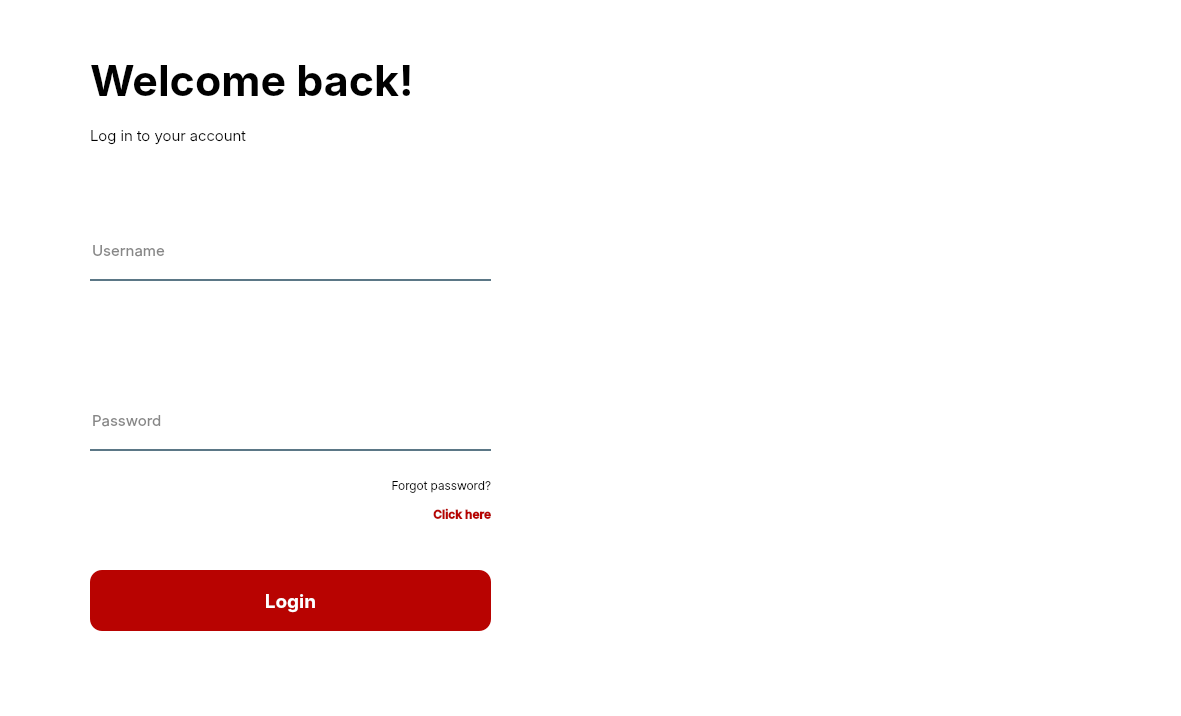
<?xml version="1.0" encoding="UTF-8"?>
<ui version="4.0">
 <class>MainWindow</class>
 <widget class="QMainWindow" name="MainWindow">
  <property name="geometry">
   <rect>
    <x>0</x>
    <y>0</y>
    <width>1181</width>
    <height>716</height>
   </rect>
  </property>
  <property name="font">
   <font>
    <family>Inter Black</family>
    <pointsize>10</pointsize>
    <weight>75</weight>
    <bold>true</bold>
   </font>
  </property>
  <property name="windowTitle">
   <string>  DRILAB</string>
  </property>
  <property name="windowIcon">
   <iconset resource="Icons/icons.qrc">
    <normaloff>:/Icons/icon sa babaw.png</normaloff>:/Icons/icon sa babaw.png</iconset>
  </property>
  <property name="styleSheet">
   <string notr="true">background-color: rgb(255, 255, 255);
</string>
  </property>
  <property name="animated">
   <bool>true</bool>
  </property>
  <property name="tabShape">
   <enum>QTabWidget::Rounded</enum>
  </property>
  <widget class="QWidget" name="centralwidget">
   <widget class="QLabel" name="label">
    <property name="geometry">
     <rect>
      <x>90</x>
      <y>50</y>
      <width>501</width>
      <height>61</height>
     </rect>
    </property>
    <property name="font">
     <font>
      <family>Inter</family>
      <pointsize>32</pointsize>
      <weight>75</weight>
      <bold>true</bold>
     </font>
    </property>
    <property name="text">
     <string>Welcome back!</string>
    </property>
   </widget>
   <widget class="QLabel" name="label_2">
    <property name="geometry">
     <rect>
      <x>90</x>
      <y>120</y>
      <width>261</width>
      <height>31</height>
     </rect>
    </property>
    <property name="font">
     <font>
      <family>Inter Light</family>
      <pointsize>11</pointsize>
      <weight>50</weight>
      <bold>false</bold>
     </font>
    </property>
    <property name="text">
     <string>Log in to your account</string>
    </property>
   </widget>
   <widget class="QLineEdit" name="lineEdit">
    <property name="geometry">
     <rect>
      <x>90</x>
      <y>230</y>
      <width>401</width>
      <height>51</height>
     </rect>
    </property>
    <property name="font">
     <font>
      <family>Inter</family>
      <pointsize>11</pointsize>
     </font>
    </property>
    <property name="styleSheet">
     <string notr="true">background-color:rgba(0,0,0,0);
border:none;
border-bottom:2px solid rgba(46,82,101,200);
color:rgba(0,0,0,240);
padding-bottom:8px;
</string>
    </property>
    <property name="placeholderText">
     <string>Username</string>
    </property>
   </widget>
   <widget class="QLineEdit" name="lineEdit_2">
    <property name="geometry">
     <rect>
      <x>90</x>
      <y>400</y>
      <width>401</width>
      <height>51</height>
     </rect>
    </property>
    <property name="font">
     <font>
      <family>Inter</family>
      <pointsize>11</pointsize>
     </font>
    </property>
    <property name="styleSheet">
     <string notr="true">background-color:rgba(0,0,0,0);
border:none;
border-bottom:2px solid rgba(46,82,101,200);
color:rgba(0,0,0,240);
padding-bottom:8px;
</string>
    </property>
    <property name="echoMode">
     <enum>QLineEdit::Password</enum>
    </property>
    <property name="placeholderText">
     <string>Password</string>
    </property>
   </widget>
   <widget class="QPushButton" name="loginbutton">
    <property name="geometry">
     <rect>
      <x>90</x>
      <y>570</y>
      <width>401</width>
      <height>61</height>
     </rect>
    </property>
    <property name="font">
     <font>
      <family>Inter</family>
      <pointsize>14</pointsize>
      <weight>75</weight>
      <bold>true</bold>
     </font>
    </property>
    <property name="cursor">
     <cursorShape>ArrowCursor</cursorShape>
    </property>
    <property name="styleSheet">
     <string notr="true">background-color: rgb(184,3,1);
border-radius:12px;
color:#fff;</string>
    </property>
    <property name="text">
     <string>Login</string>
    </property>
    <property name="checkable">
     <bool>true</bool>
    </property>
   </widget>
   <widget class="QPushButton" name="click_here_button">
    <property name="geometry">
     <rect>
      <x>340</x>
      <y>500</y>
      <width>151</width>
      <height>28</height>
     </rect>
    </property>
    <property name="font">
     <font>
      <family>Inter SemiBold</family>
      <pointsize>9</pointsize>
      <weight>75</weight>
      <bold>true</bold>
     </font>
    </property>
    <property name="styleSheet">
     <string notr="true">color: rgb(184, 3, 1);
border:none;
text-align: right
</string>
    </property>
    <property name="text">
     <string>Click here</string>
    </property>
    <property name="checkable">
     <bool>true</bool>
    </property>
   </widget>
   <widget class="QLabel" name="label_4">
    <property name="geometry">
     <rect>
      <x>330</x>
      <y>470</y>
      <width>161</width>
      <height>31</height>
     </rect>
    </property>
    <property name="font">
     <font>
      <family>Inter Light</family>
      <pointsize>9</pointsize>
      <weight>50</weight>
      <bold>false</bold>
     </font>
    </property>
    <property name="text">
     <string>Forgot password?</string>
    </property>
    <property name="alignment">
     <set>Qt::AlignRight|Qt::AlignTrailing|Qt::AlignVCenter</set>
    </property>
   </widget>
   <widget class="QLabel" name="label_3">
    <property name="geometry">
     <rect>
      <x>600</x>
      <y>70</y>
      <width>501</width>
      <height>581</height>
     </rect>
    </property>
    <property name="font">
     <font>
      <family>Inter</family>
      <pointsize>32</pointsize>
      <weight>75</weight>
      <bold>true</bold>
     </font>
    </property>
    <property name="text">
     <string/>
    </property>
    <property name="pixmap">
     <pixmap resource="Icons/icons.qrc">:/Icons/image-removebg-preview.png</pixmap>
    </property>
   </widget>
  </widget>
  <widget class="QStatusBar" name="statusbar"/>
 </widget>
 <resources>
  <include location="Icons/icons.qrc"/>
  <include location="Icons/icons.qrc"/>
 </resources>
 <connections/>
</ui>
